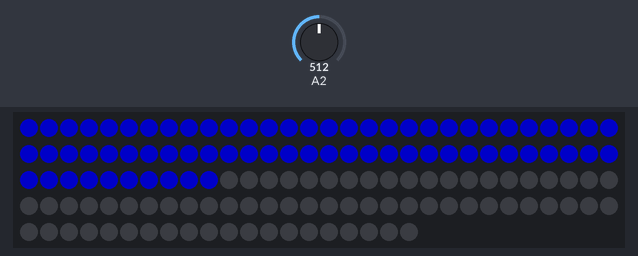
Recording of a sketch running on a simulated Arduino Uno, built with avr-gcc and run on an emulated ATmega328P. Parts: 140 RGB LEDs in strip order, left to right, continuing on the next row. The inputs (shaded band) are chosen by the test bench; at power-on: A2 = 512. Dim RGB values are drawn brighter than linear; colours are those a GRB WS2812 strip shows for the declared byte order.

Above: at 1.2 s.
1.3 s: A2 set to 0
At 2.3 s:
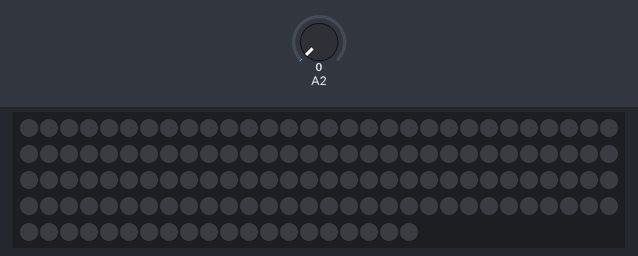
2.8 s: A2 set to 1023
At 3.5 s:
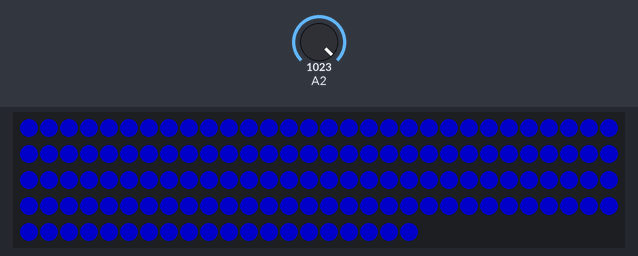
4.3 s: A2 set to 900
Timing chart, 0 to 7.3 s (numbered marks = the images above; inputs shaded):
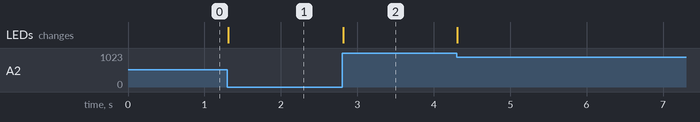

Measured:
- after the input at 1.3 s, the LEDs: change at once (image 1)
- after the input at 2.8 s, the LEDs: change at once (image 2)

The sketch:

sketch_may17a.ino
```cpp
#include "FastLED.h"
#define NUM_LEDS 140
#define DATA_PIN 7

CRGB leds[NUM_LEDS];

void setup() {
  // put your setup code here, to run once:
pinMode(DATA_PIN, OUTPUT);
  FastLED.addLeds<WS2812B, DATA_PIN, RGB>(leds, NUM_LEDS);
  FastLED.setBrightness(100);
}

void loop() {
  int val = analogRead(2);
  int numLedsToLight = map(val, 0, 1023, 0, NUM_LEDS);

  // First, clear the existing led values
  FastLED.clear();
  for (int led = 0; led < numLedsToLight; led++) {
    leds[led] = CRGB::Blue;
  }
  FastLED.show();
}
```
